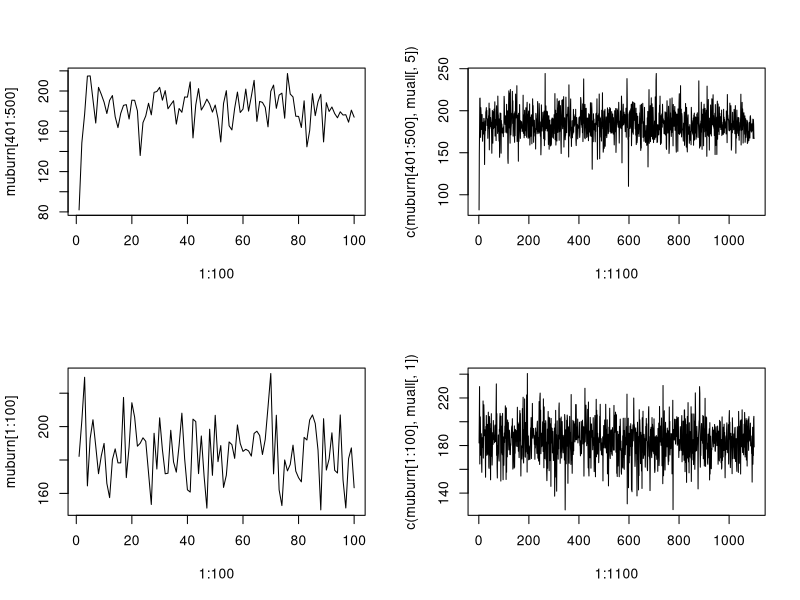
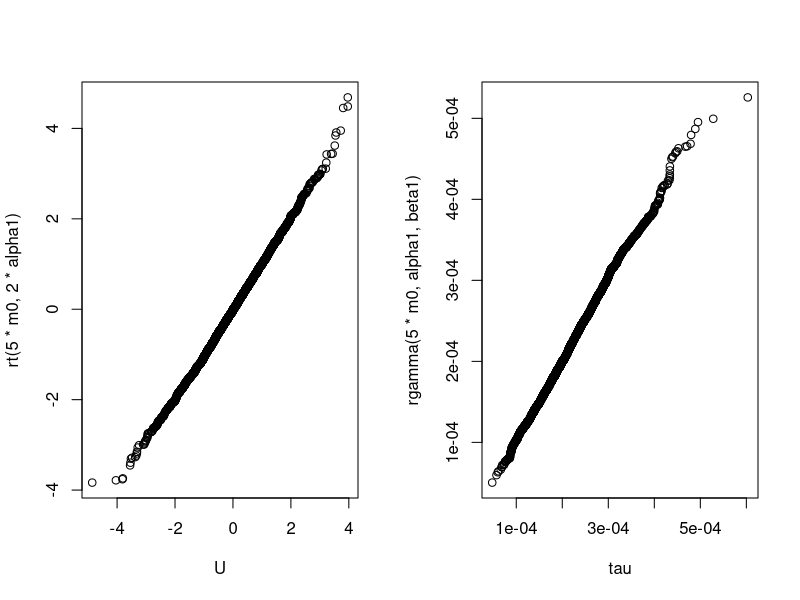
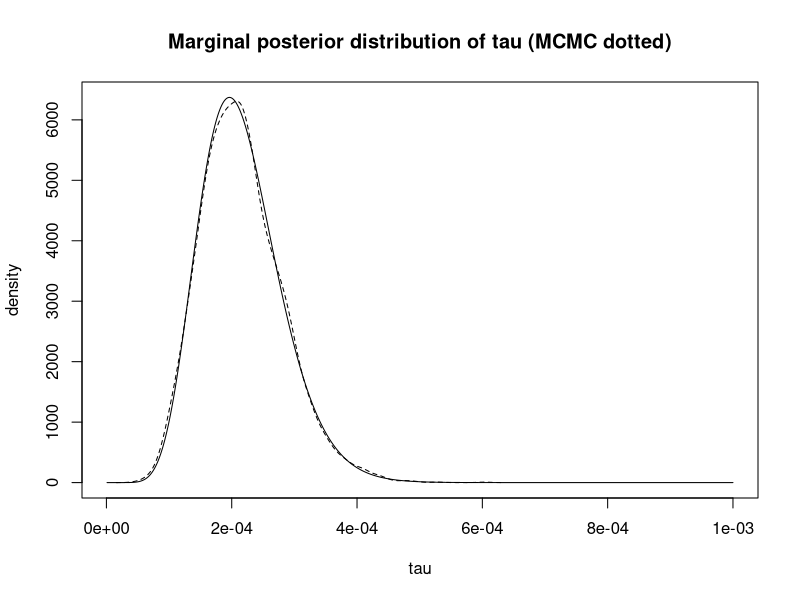
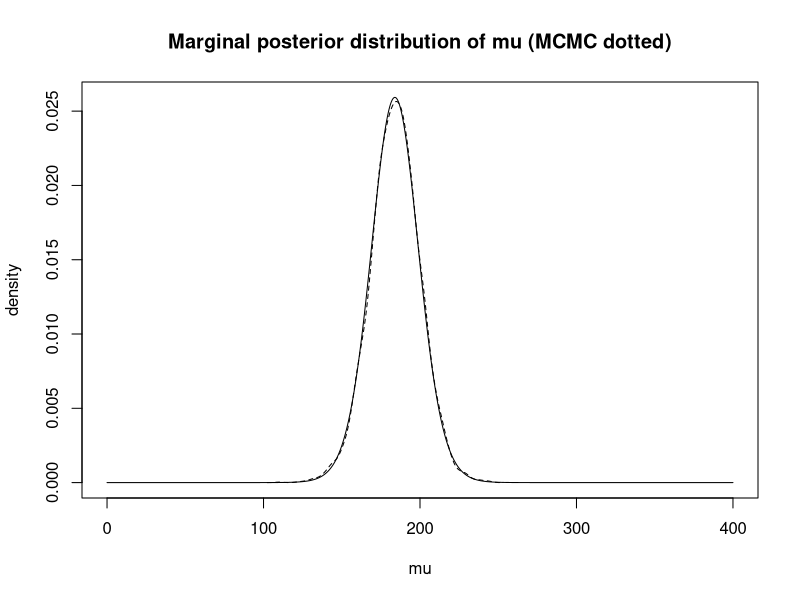

R code for these plots, in order:
# Nursing Homes in New Mexico - Example from Section 8.6
# MCMC Gibbs Sampling - Section 12.5 (Examples 12.5.2, 12.5.3)

# The data - medical in-patient days (in hundreds)
x <- c(128,281,291,238,155,148,154,232,316,96,146,151,100,213,208,157,48,217)
n <- length(x)
xbar <- mean(x)
snsq <- (n-1)*var(x)

# Prior hyperparameters (read derivation process on p.500)
mu0 <- 200
lambda0 <- 2
alpha0 <- 2
beta0 <- 6300

# Posterior hyperparameters
mu1 <- (lambda0*mu0+n*xbar)/(lambda0+n)
lambda1 <- lambda0 + n
alpha1 <- alpha0 + (n/2)
beta1 <- beta0 + (snsq/2) + ((n*lambda0*(xbar-mu0)^2)/(2*(lambda0+n)))

# Gibbs sampling algorithm
m <- 100  # burn-in period
m0 <- 1000  # iterations per chain (after burn-in)
mustart <- c(182.17, 227, 272, 137, 82)  # k=5 initial values
# Note: choice of starting values described in Example 12.5.2

muall <- matrix(0,ncol=5,nrow=m0)
tauall <- matrix(0,ncol=5,nrow=m0)
muburn <- rep(0,length=5*m)
tauburn <- rep(0,length=5*m)
for(k in 1:5)  {
  mu <- rep(0,length=m+m0)
  tau <- rep(0,length=m+m0)
  mu[1] <- mustart[k]
  tau[1] <- rgamma(1,alpha1+0.5,beta1+0.5*(lambda1*(mu[1]-mu1)^2))
  for(i in 2:(m+m0))  {
    mu[i] <- rnorm(1,mu1,sqrt(1/(tau[i-1]*lambda1)))
    tau[i] <- rgamma(1,alpha1+0.5,beta1+0.5*(lambda1*(mu[i]-mu1)^2))  }
  muburn[((k-1)*m+1):(k*m)] <- mu[1:m]  # save burn-in to check convergence
  tauburn[((k-1)*m+1):(k*m)] <- tau[1:m]
  muall[,k] <- mu[-(1:m)]  # remove burn-in and place in kth column
  tauall[,k] <- tau[-(1:m)]  }

# Plot progression of Markov chain 5
par(mfrow=c(2,2))
plot(1:100,muburn[401:500],type="l")  # just burn-in
plot(1:1100,c(muburn[401:500],muall[,5]),type="l")
# Plot progression of Markov chain 1
plot(1:100,muburn[1:100],type="l")  # just burn-in
plot(1:1100,c(muburn[1:100],muall[,1]),type="l")
par(mfrow=c(1,1))



# F statistic to determine if burn-in can be stopped
chain <- as.factor(rep(1:5,each=m))
anova(lm(muburn~chain))

anova(lm(tauburn~chain))

# Simulated values of mu and tau
mu <- as.vector(muall)
tau <- as.vector(tauall)
U <- sqrt((lambda1*alpha1)/beta1)*(mu-mu1)

# Emulate quantile plots in Figure 12.7
par(mfrow=c(1,2))
qqplot(U,rt(5*m0,2*alpha1))
qqplot(tau,rgamma(5*m0,alpha1,beta1))
par(mfrow=c(1,1))

# Sketch posterior marginal distributions of mu and tau
x4 <- seq(0.000001,.001,length=1000)
y4 <- dgamma(x4,alpha1,beta1)
plot(x4,y4,type="l",xlab="tau",ylab="density",
     main="Marginal posterior distribution of tau (MCMC dotted)")
lines(density(tau),lty=2)

x5 <- seq(0,400,length=1000)
dx5 <- x5[2]-x5[1]
U <- sqrt((lambda1*alpha1)/beta1)*(x5-mu1)
y5 <- dt(U,2*alpha1)
plot(x5,y5/(sum(y5)*dx5),type="l",xlab="mu",ylab="density",
     main="Marginal posterior distribution of mu (MCMC dotted)")
lines(density(mu),lty=2)

# Use MCMC results to estimate quantities of interest
mean(mu)  
mu1
mean(tau)
alpha1/beta1


mean(mu+1.645/sqrt(tau))  # Z = 0.95 quantile of original normal distribution

mu1+1.645*sqrt(beta1)*gamma(alpha1-0.5)/gamma(alpha1)  # actual


# Compute simulation standard error of Z
Z5 <- rep(0,length=5)
for(k in 1:5)  {
  Z5[k] <- mean(muall[,k]+1.645/sqrt(tauall[,k]))  }
S <- sqrt(4*var(Z5)/5)
sigmahat <- sqrt(m0*S^2)
simSE <- sigmahat/sqrt(5*m0)

# Compare crude 95% prediction interval from MCMC to actual
lb <- mu1 - sqrt(beta1/(lambda1*alpha1))*qt(.975,2*alpha1)
ub <- mu1 + sqrt(beta1/(lambda1*alpha1))*qt(.975,2*alpha1)

sort(mu)[floor(.025*5*m0)]
sort(mu)[ceiling(.975*5*m0)]


